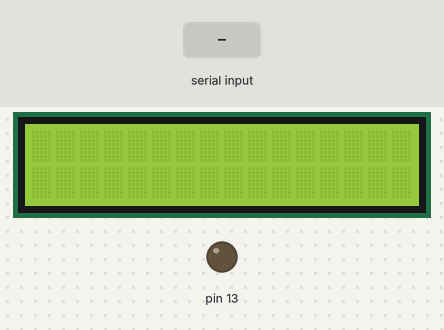
Bench run of a sketch on a simulated Arduino Uno, built with avr-gcc and run on an emulated ATmega328P. Parts: 16×2 character LCD, output pins drawn as LEDs (lit = HIGH). Inputs (shaded band) come from the test bench. What the sketch prints to the serial monitor is not drawn.

Above: at 1.2 s.
1.3 s: "%" received over Serial
2.8 s: "%" received over Serial
At 3.7 s:
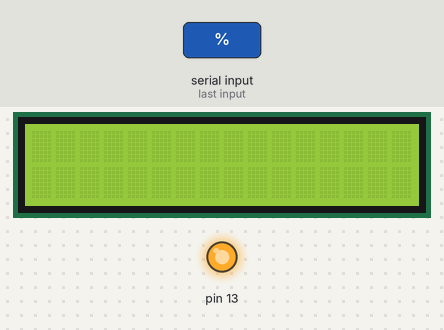
Timing chart, 0 to 5.8 s (numbered marks = the images above; inputs shaded):
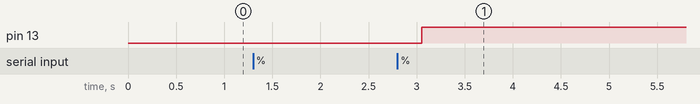

Measured:
- after the input at 1.3 s, every drawn part: stays the same
- after the input at 2.8 s, pin 13: LOW → HIGH after 0.26 s

The sketch:

KTU_CNC_PROJECT_Arduino.ino
```cpp
#include <LiquidCrystal.h>
LiquidCrystal lcd(12, 11, 5, 4, 3, 2);

void setup() {
    pinMode(13,OUTPUT);
    lcd.begin(16, 2);
    Serial.begin(9600);
    while (!Serial) {;}

}
void loop() {
while(baglanti()) {
    String gcodes[10];
    String satir = "" ;
    satir = diziyeAktar();
    satir_isle(satir, gcodes);
    for(int count = 0; gcodes[count]!=NULL ; count++ ){
        digitalWrite(13,LOW);
        delay(250);
        lcd.clear();
        delay(250);
        lcd.setCursor(0,0);
        delay(250);
        lcd.println(gcodes[count]);
    }
    delay(250);
    lcd.clear();
    digitalWrite(13,HIGH);
}
}
String diziyeAktar() {
    String mArray = "%";
    while(true) {
        delay(50);
        char k = Serial.read();
        mArray += k;
        if(k=='%')break;
    }
    return mArray;
}
bool baglanti() {
    if((Serial.available()>0)&&(Serial.read()=='%')) {
        Serial.print("%");
        return true;
    } else{
        return false;
    }
}
void satir_isle(String satir, String gcodes[]) {
    int satir_length = satir.length() + 1;
    char satir_array[satir_length];
    satir.toCharArray(satir_array , satir_length);
    int gcode_sayaci = 0;
    Serial.print(satir_array);
    for(int i=0 ; i < satir_length ; i++) {
        if(satir_array[i] == '%') {
            continue;
        }else if(isAlpha(satir_array[i])) {
            String gcode = "";
            do {
                gcode += satir_array[i];
                i++;
            }while(isDigit(satir_array[i])||(satir_array[i]==('.'||'-')));
            i--;
            gcodes[gcode_sayaci] = gcode;
            gcode_sayaci++;
        }else {
            continue;
        }
    }
}
```
